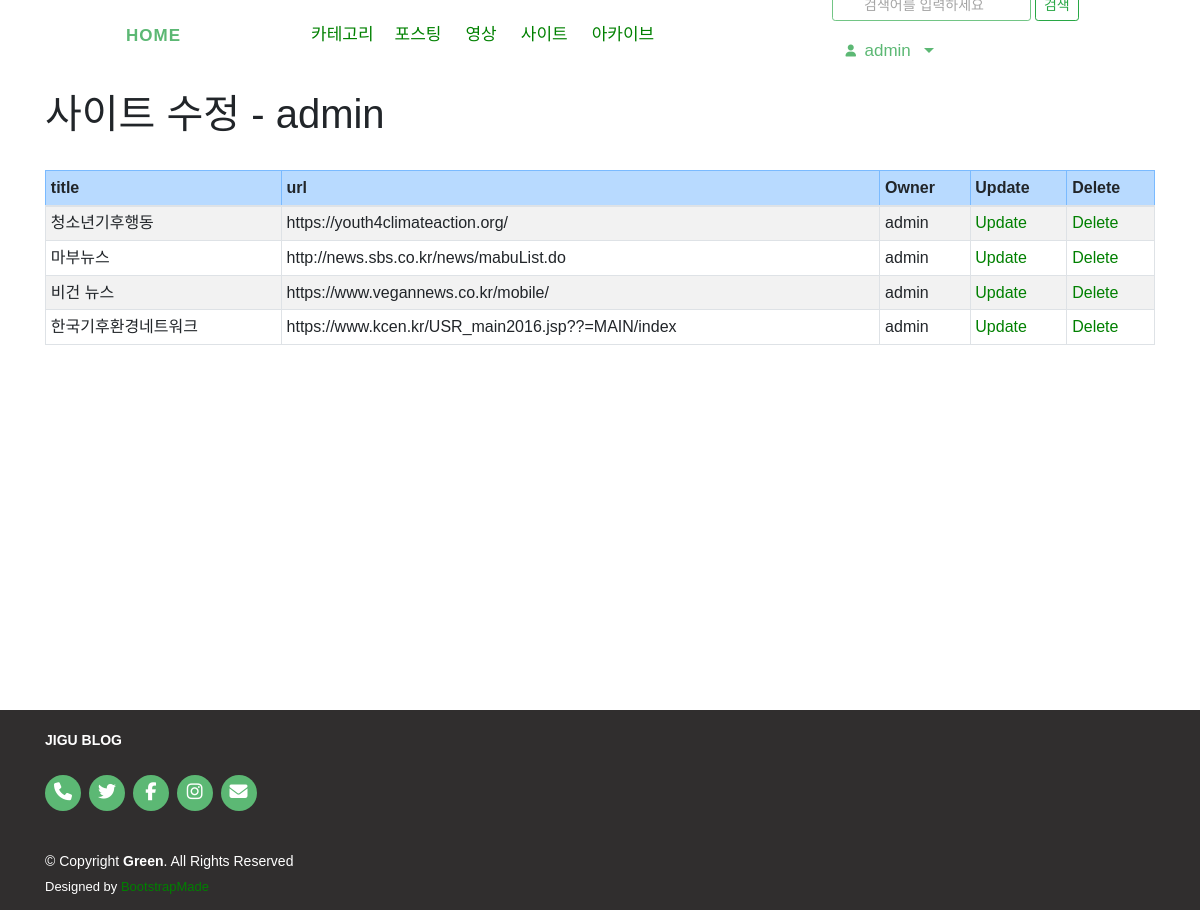
The app's page /blog/site/change/ (signed in) with its own data.
### blog/models.py (models this page shows, shortened)
class Site(models.Model):
    title = models.CharField(max_length=200, unique=True)
    image = ThumbnailImageField(upload_to = 'photo/%Y/%m', null=True, blank=True)
    url = models.URLField("Site URL")
    owner = models.ForeignKey(User, on_delete=models.CASCADE, verbose_name="OWNER", blank=True, null=True)

### blog/views.py (the view)
# urls.py: path('site/change/', views.SiteChangeLV.as_view(), name='site_change'),
class SiteChangeLV(LoginRequiredMixin, ListView):
    template_name = 'blog/post_site_change_list.html'
    fields = ['title', 'image', 'url']
    def get_queryset(self):
        return Site.objects.filter(owner = self.request.user)

### blog/templates/blog/post_site_change_list.html (shortened to what this page needs)
{% extends 'base.html' %}
{% block content %}
<div class="container">
    <h1>사이트 수정 - {{ user }}</h1>
    <br>
    <table class="table table-bordered table-sm table-striped">
        <thead>
            <tr class="table-primary">
                <th>title</th>
                <th>url</th>
                <th>Owner</th>
                <th>Update</th>
                <th>Delete</th>
            </tr>
        </thead>
        <tbody>
            {% for item in object_list %}
            <tr>
                <td>{{ item.title }}</td>
                <td>{{ item.url }}</td>
                <td>{{ item.owner }}</td>
                <td><a href="{% url 'blog:site_update' item.id %}">Update</a></td>
                <td><a href="{% url 'blog:site_delete' item.id %}">Delete</a></td>
            </tr>
            {% endfor %}
        </tbody>
    </table>
</div>
{% endblock %}

### templates/base.html (shortened to what this page needs)
<!DOCTYPE html>
<html lang="ko">
<head>
    <link rel="stylesheet" href="https://maxcdn.bootstrapcdn.com/bootstrap/4.5.0/css/bootstrap.min.css">
    <link rel="stylesheet" as="style" crossorigin href="https://cdn.jsdelivr.net/gh/orioncactus/pretendard@v1.3.5/dist/web/static/pretendard.css" />
</head>
<body>
    <header id="header" class="d-flex align-items-center">
        <div class="navbar-collapse align-items-center ml-5">
            <div class="navbar-collapse align-items-center justify-content-between">
                <nav id="navbar" class="navbar navbar-expand-md ">
                    <h1 class="logo me-auto">
                        <a class="navbar-brand ml-5 mb-0 mx-5 font-weight-bold nav-link scrollto active" href="{% url 'home' %}">HOME</a>
                    </h1>
                    <ul class="navbar-nav mx-5" style="width:45%">
                        <li class="dropdown">
                            <a href="#">
                                <span class="mx-1">카테고리</span>
                            </a>
                        </li>
                        <li><a class="nav-link scrollto mx-1" href="{% url 'blog:index' %}">포스팅</a></li>
                        <li><a class="nav-link scrollto mx-1" href="{% url 'video:video' %}">영상</a></li>
                        <li><a class="nav-link scrollto mx-1" href="{% url 'blog:site' %}">사이트</a></li>
                        <li><a class="nav-link scrollto mx-1" href="{% url 'blog:post_archive' %}">아카이브</a></li>
                    </ul>
                    <div class="navbar">
                        <ul class="navbar-nav ml-3">
                            <form method="post" action="{% url 'blog:post_search' %}"> {% csrf_token %}
                                <input type="search" class="btn btn-outline-success btn-sm disabled" placeholder="검색어를 입력하세요" name="search_word" >
                                <button class="btn btn-outline-success btn-sm" type="submit" href="{% url 'blog:post_search' %}" > 검색 </button>
                            </form>
                        </ul>
                        <ul class="navbar-nav">
                            <li class="nav-item dropdown mx-1 btn">
                                {% if user.is_active %}
                                <a class="nav-link scrollto active dropdown-toggle text-black" href="#" data-toggle="dropdown">
                                    &ensp;{% firstof user.get_short_name user.get_username %}&ensp;
                                </a>
                                {% endif %}
                            </li>
                        </ul>
                    </div>
                </nav>
            </div>
        </div>
    </header>
    <div id="main-wrapper">
        <div id="main-content" class="">
            {% block content %}
            {% endblock %}
        </div>
    </div>
    <footer id="footer">
        <div class="container">
            <div class="footer_logo">JIGU BLOG</div>
            <div class="social-links">
                <a href="#" class="linkedin"><i class="fa-solid fa-phone"></i></a>
                <a href="#" class="twitter"><i class="fa-brands fa-twitter"></i></a>
                <a href="#" class="facebook"><i class="fa-brands fa-facebook-f"></i></a>
                <a href="#" class="instagram"><i class="fa-brands fa-instagram"></i></a>
                <a href="#" class="email"><i class="fa-solid fa-envelope"></i></a>
            </div>
            <div class="copyright">
                © Copyright <strong><span>Green</span></strong>. All Rights Reserved
            </div>
            <div class="credits">
                Designed by <a href="https://bootstrapmade.com/">BootstrapMade</a>
            </div>
        </div>
      </footer>
</body>
</html>

### templates/base.html (style rules this page uses)
* { font-family: 'Noto Sans KR', sans-serif, Pretendard, -apple-system, BlinkMacSystemFont, system-ui, Roboto, "Helvetica Neue", "Segoe UI", "Apple SD Gothic Neo", "Noto Sans KR", "Malgun Gothic", "Apple Color Emoji", "Segoe UI Emoji", "Segoe UI Symbol", sans-serif; }
html, body { margin: 0; padding: 0; height: 100%; }
#main-wrapper { margin: 20px 0; height: auto; min-height: 100%; padding-bottom: 266px; }
footer .footer_logo { padding-bottom: 24px; color: black; font-weight: 600; }
#header { background: #fff; transition: all 0.5s; z-index: 997; height: 70px; }
#header .logo { font-size: 40px; margin: 0; padding: 0; line-height: 1; font-weight: 700; letter-spacing: 1px; text-transform: uppercase; }
#header .logo a { color: #5cb874; }
.navbar { padding: 0; }
.navbar ul { margin: 0; padding: 0; display: flex; list-style: none; align-items: center; }
.navbar li { position: relative; }
.navbar a, .navbar a:focus { display: flex; align-items: center; justify-content: space-between; padding: 10px 0 10px 30px; font-size: 17px; color: #222222; white-space: nowrap; transition: 0.3s; }
.navbar a:hover, .navbar .active, .navbar .active:focus, .navbar li:hover>a { color: #5cb874; }
#footer { background: rgb(48, 46, 46); color: #fff; font-size: 14px; text-align: left; padding: 10px 0; height: 200px; position: relative; transform : translateY(-100%); width: 100%; padding: 20px 0; }
#footer .social-links { margin: 0 0 40px 0; }
#footer .social-links a { font-size: 18px; display: inline-block; background: #5cb874; color: #fff; line-height: 1; padding: 8px 0; margin-right: 4px; border-radius: 50%; text-align: center; width: 36px; height: 36px; transition: 0.3s; }
#footer .copyright { margin: 0 0 5px 0; }
#footer .credits { font-size: 13px; }
#footer .footer_logo { color: white; }

### blog/templates/blog/post_site_change_list.html (style rules this page uses)
a:link { color : green; text-decoration: none; }

### records on screen
Site: title "청소년기후행동", url "https://youth4climateaction.org/", owner "admin"
Site: title "마부뉴스", url "http://news.sbs.co.kr/news/mabuList.do", owner "admin"
Site: title "비건 뉴스", url "https://www.vegannews.co.kr/mobile/", owner "admin"
Site: title "한국기후환경네트워크", url "https://www.kcen.kr/USR_main2016.jsp??=MAIN/index", owner "admin"

### other values on screen
{{ user }} "admin"
